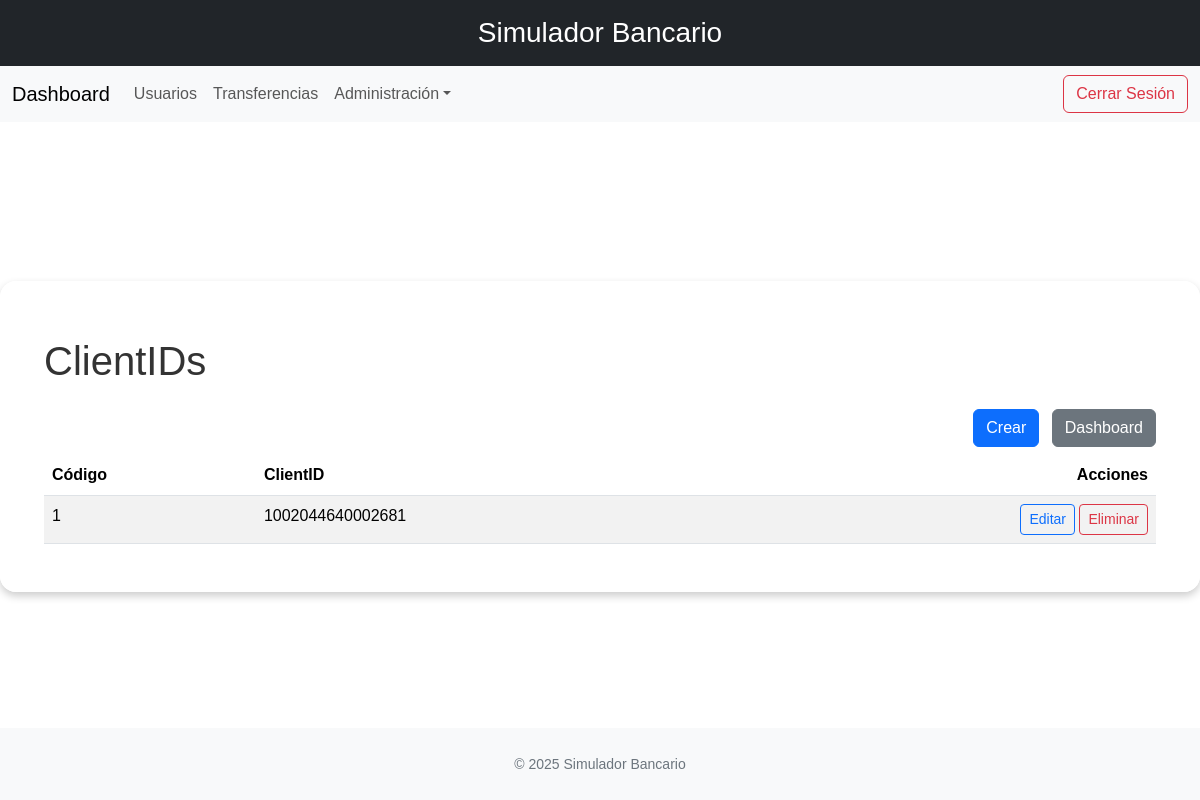
The page /gpt4/clientids/ (signed in) on the database as committed earlier.
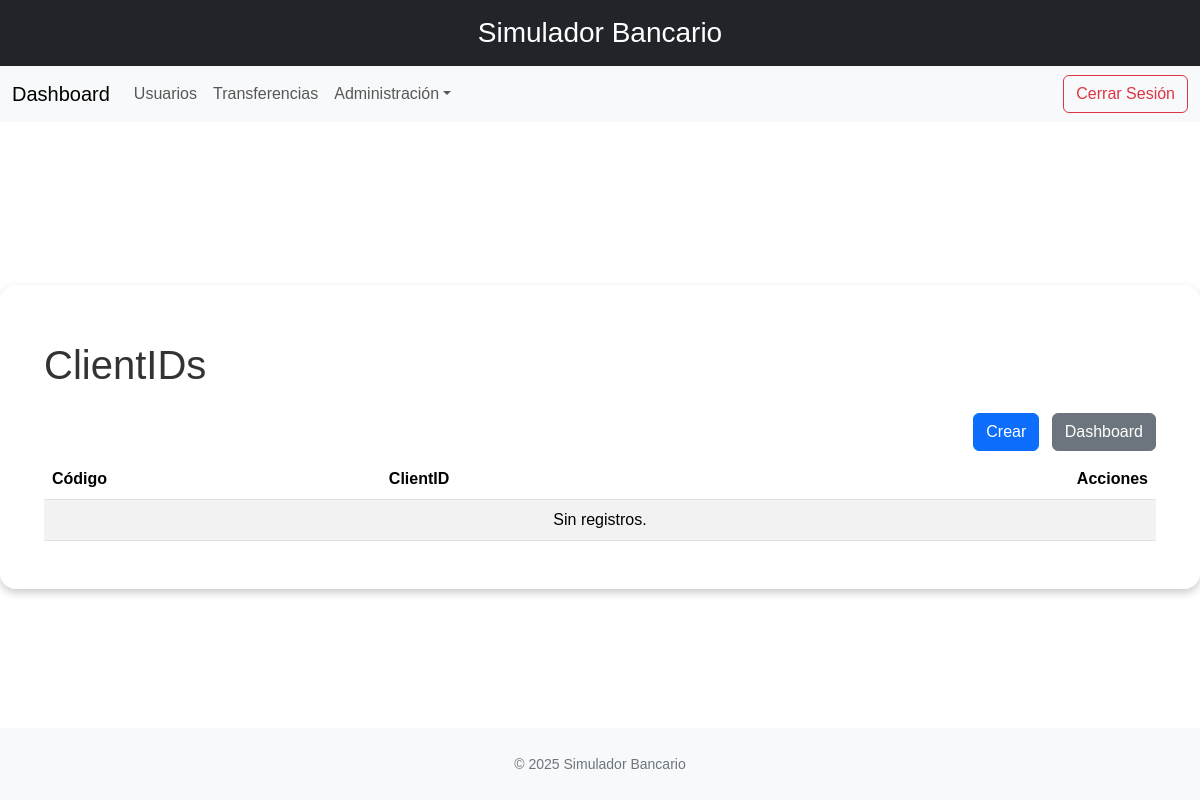
The same page on the database as committed later.
### banco/models.py (models this page shows, shortened)
class ClientID(models.Model):
    codigo = models.CharField(max_length=6, primary_key=True)
    client_id = models.CharField(max_length=60, unique=True, blank=True, null=True)
    debtor = models.OneToOneField(
        'Debtor',
        on_delete=models.CASCADE,
        related_name='client_id',
        null=True,
        blank=True
    )
    class Meta:
        db_table = 'sim_client_id'
        app_label = 'banco'

### banco/gpt_views.py (the view)
# urls.py: path('gpt4/clientids/', gpt_views.ClientIDListView.as_view(), name='list_clientidsGPT4'),
class ClientIDListView(LoginRequiredMixin, generic.ListView):
    model = ClientID
    template_name = 'api/GPT4/list_clientsid.html'
    context_object_name = 'clientids'

### banco/templates/api/GPT4/list_clientsid.html (shortened to what this page needs)
{% extends 'base.html' %}
{% block content %}
<div class="container mt-4">
  <h1 class="mb-4">ClientIDs</h1>
  <div class="mb-2 text-end">
    <a href="{% url 'create_clientidGPT4' %}" class="btn btn-primary">Crear</a>
    <a href="{% url 'dashboard' %}" class="btn btn-secondary ms-2">Dashboard</a>
  </div>
  <table class="table table-striped">
    <thead><tr><th>Código</th><th>ClientID</th><th class="text-end">Acciones</th></tr></thead>
    <tbody>
      {% for c in clientids %}
      <tr>
        <td>{{ c.codigo }}</td>
        <td>{{ c.client_id }}</td>
        <td class="text-end">
          <a href="{% url 'edit_clientidGPT4' c.codigo %}" class="btn btn-sm btn-outline-primary">Editar</a>
          <form method="post" action="{% url 'delete_clientidGPT4' c.codigo %}" class="d-inline">
            <button type="submit" class="btn btn-sm btn-outline-danger">Eliminar</button>
          </form>
        </td>
      </tr>
      {% empty %}
      <tr><td colspan="3" class="text-center">Sin registros.</td></tr>
      {% endfor %}
    </tbody>
  </table>
</div>
{% endblock %}

Rows that differ between the two databases and show on the page:
removed ClientID: codigo "1", client_id "1002044640002681"
Other text that changed with them:
text now shown: "Sin registros."
